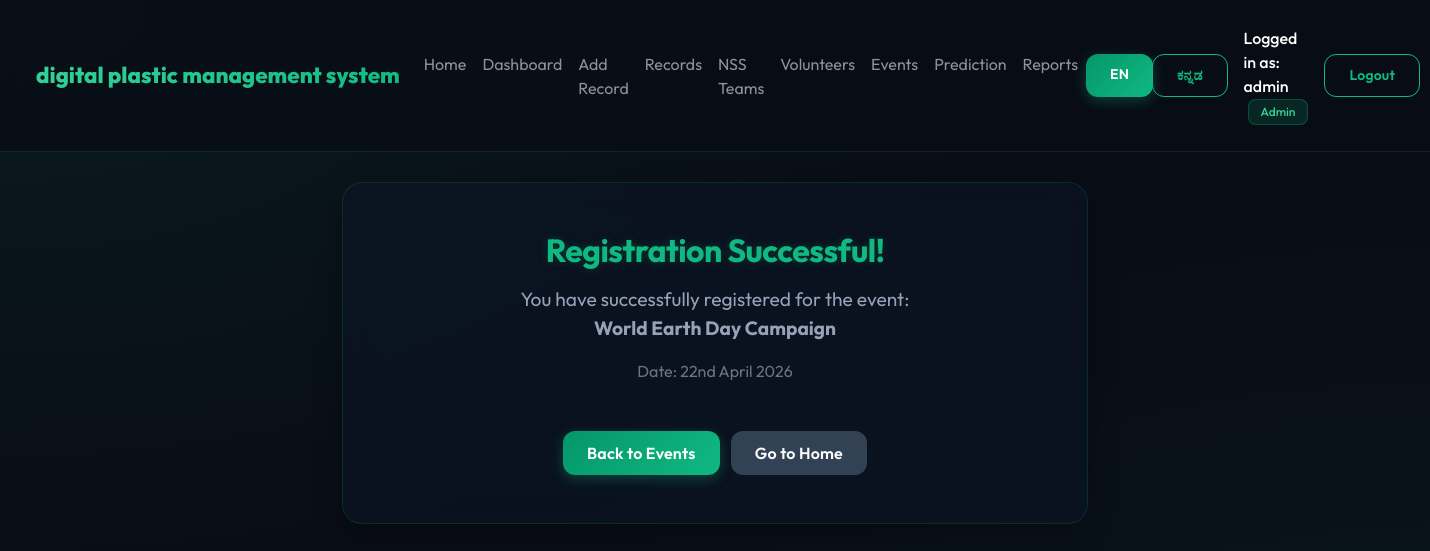
/events/success/1 (signed in), run on the app's committed database.
### app/models.py (models this page shows, shortened)
class User(UserMixin, db.Model):
    __tablename__ = 'users'
    id = db.Column(db.Integer, primary_key=True)
    username = db.Column(db.String(100), nullable=False, unique=True)
    password = db.Column(db.String(200), nullable=False)
    role = db.Column(db.String(20), default='user')  # roles: 'admin', 'user'
    is_superuser = db.Column(db.Boolean, default=False)
    def is_admin(self):
        return self.role == 'admin' or self.is_superuser

class Event(db.Model):
    __tablename__ = 'events'
    id = db.Column(db.Integer, primary_key=True)
    name = db.Column(db.String(200), nullable=False)
    event_date = db.Column(db.String(50), nullable=False)
    description = db.Column(db.Text)
    is_fixed = db.Column(db.Boolean, default=False)
    registrations = db.relationship('EventRegistration', backref='event', lazy=True, cascade="all, delete-orphan")

### app/routes/events.py (the view)
@events_bp.route('/events/success/<int:event_id>')
@login_required
def registration_success(event_id):
    event = Event.query.get_or_404(event_id)
    return render_template('event_success.html', event=event)

### app/i18n.py (called while the page is built)
def get_locale():
    return session.get("lang", "en")

def translate(key, **kwargs):
    language = get_locale()
    template = TRANSLATIONS.get(language, {}).get(key)
    if template is None:
        template = TRANSLATIONS["en"].get(key, key)
    return template.format(**kwargs) if kwargs else template

def localize_text(text):
    if text is None:
        return ""
    language = get_locale()
    return DYNAMIC_LABELS.get(language, {}).get(text, text)

def get_dynamic_labels():
    return DYNAMIC_LABELS.get(get_locale(), {})

### app/templates/event_success.html
{% extends 'base.html' %}
{% block content %}
<div class="row justify-content-center">
    <div class="col-md-7">
        <div class="glass-container text-center py-5">
            <h2 class="text-success mb-3">{{ t('registration_successful') }}</h2>
            <p class="tagline">{{ t('registration_success_message') }}<br><strong>{{ localize(event.name) }}</strong></p>
            <p class="text-secondary mt-3">{{ t('date') }}: {{ event.event_date }}</p>
            <div class="mt-5">
                <a href="{{ url_for('events.events') }}" class="btn btn-success me-2">{{ t('back_to_events') }}</a>
                <a href="/" class="btn btn-secondary">{{ t('go_to_home') }}</a>
            </div>
        </div>
    </div>
</div>
{% endblock %}

### app/templates/base.html (shortened to what this page needs)
<!DOCTYPE html>
<html lang="{{ current_language }}">
<head>
    <link rel="stylesheet" href="https://cdn.jsdelivr.net/npm/bootstrap@5.3.0/dist/css/bootstrap.min.css">
    <link rel="stylesheet" href="{{ url_for('static', filename='css/style.css') }}">
</head>
<body class="{% block body_class %}{% endblock %}">
    <nav class="navbar navbar-expand-lg navbar-dark no-print">
        <div class="container-fluid">
            <a class="navbar-brand" href="{{ url_for('data.index') }}">
                <span>{{ t('brand_name') }}</span>
            </a>
            <div class="collapse navbar-collapse" id="navbarContent">
                {% if current_user.is_authenticated %}
                <ul class="navbar-nav me-auto mb-2 mb-lg-0">
                    <li class="nav-item"><a class="nav-link" href="{{ url_for('data.index') }}">{{ t('home') }}</a></li>
                    <li class="nav-item"><a class="nav-link" href="{{ url_for('analysis.dashboard') }}">{{ t('dashboard') }}</a></li>
                    <li class="nav-item"><a class="nav-link" href="{{ url_for('data.entry') }}">{{ t('add_record') }}</a></li>
                    <li class="nav-item"><a class="nav-link" href="{{ url_for('data.records') }}">{{ t('records') }}</a></li>
                    <li class="nav-item"><a class="nav-link" href="{{ url_for('nss.nss_teams') }}">{{ t('nss_teams') }}</a></li>
                    <li class="nav-item"><a class="nav-link" href="{{ url_for('nss.volunteers') }}">{{ t('volunteers') }}</a></li>
                    <li class="nav-item"><a class="nav-link" href="{{ url_for('events.events') }}">{{ t('events') }}</a></li>
                    <li class="nav-item"><a class="nav-link" href="{{ url_for('predict.prediction') }}">{{ t('prediction') }}</a></li>
                    {% if current_user.is_admin() %}
                    <li class="nav-item"><a class="nav-link" href="{{ url_for('report.report') }}">{{ t('reports') }}</a></li>
                    {% endif %}
                </ul>
                <div class="d-flex align-items-center">
                    <div class="btn-group btn-group-sm me-3" role="group" aria-label="{{ t('language') }}">
                        <a href="{{ url_for('set_language', lang='en') }}" class="btn {% if current_language == 'en' %}btn-success{% else %}btn-outline-success{% endif %}">EN</a>
                        <a href="{{ url_for('set_language', lang='kn') }}" class="btn {% if current_language == 'kn' %}btn-success{% else %}btn-outline-success{% endif %}">ಕನ್ನಡ</a>
                    </div>
                    <span class="navbar-text text-white me-3">
                        {{ t('logged_in_as') }}: {{ current_user.username }}
                        <span class="badge bg-success ms-1 text-capitalize">{{ t('admin' if current_user.is_admin() else 'user') }}</span>
                    </span>
                    <a href="{{ url_for('auth.logout') }}" class="btn btn-outline-success btn-sm">{{ t('logout') }}</a>
                </div>
                {% endif %}
            </div>
        </div>
    </nav>
    <div class="container mt-4">
        {% block content %}{% endblock %}
    </div>
</body>
</html>

### app/static/css/style.css (style rules this page uses)
:root { --bg-dark: #090d16; --bg-glass: rgba(15, 23, 42, 0.45); --border-glass: rgba(16, 185, 129, 0.15); --border-glass-hover: rgba(16, 185, 129, 0.35); --accent-emerald: #10b981; --accent-glow: #34d399; --accent-dark: #065f46; --text-primary: #f8fafc; --text-secondary: #94a3b8; --text-muted: #64748b; --bg-card: rgba(30, 41, 59, 0.5); --bg-input: rgba(15, 23, 42, 0.6); }
* { box-sizing: border-box; margin: 0; padding: 0; }
body { background-color: var(--bg-dark); background-image: radial-gradient(at 0% 0%, rgba(16, 185, 129, 0.08) 0px, transparent 50%), radial-gradient(at 100% 100%, rgba(6, 95, 70, 0.12) 0px, transparent 50%); color: var(--text-primary); font-family: 'Outfit', sans-serif; min-height: 100vh; padding-bottom: 50px; }
.glass-container { background: var(--bg-glass); backdrop-filter: blur(16px); -webkit-backdrop-filter: blur(16px); border: 1px solid var(--border-glass); border-radius: 20px; box-shadow: 0 10px 30px 0 rgba(0, 0, 0, 0.3); padding: 30px; margin-bottom: 30px; transition: border-color 0.3s ease; }
h1, h2, h3, h4, h5, h6 { color: var(--text-primary); font-weight: 700; letter-spacing: -0.5px; }
.text-success { color: var(--accent-emerald) !important; text-shadow: 0 0 10px rgba(16, 185, 129, 0.25); }
.tagline, .prediction-tagline { font-size: 1.2rem !important; font-weight: 400 !important; color: var(--text-secondary) !important; margin-top: 10px; }
.navbar { background: rgba(9, 13, 22, 0.8) !important; backdrop-filter: blur(12px); -webkit-backdrop-filter: blur(12px); border-bottom: 1px solid var(--border-glass); padding: 18px 24px; margin-bottom: 30px; }
.navbar-brand { font-size: 1.4rem; font-weight: 800; background: linear-gradient(135deg, #34d399, #10b981); -webkit-background-clip: text; -webkit-text-fill-color: transparent; display: flex; align-items: center; gap: 8px; }
.navbar-text { font-weight: 500; }
.btn { border-radius: 12px !important; padding: 10px 24px !important; font-weight: 600 !important; letter-spacing: 0.2px; transition: all 0.3s cubic-bezier(0.4, 0, 0.2, 1) !important; }
.btn-success { background: linear-gradient(135deg, #059669, #10b981) !important; border: none !important; box-shadow: 0 4px 14px rgba(16, 185, 129, 0.3); }
.btn-outline-success { border: 1.5px solid var(--accent-emerald) !important; background: transparent !important; color: var(--accent-emerald) !important; }
.btn-secondary { background: #334155 !important; border: none !important; color: var(--text-primary) !important; }
.badge { padding: 6px 12px !important; border-radius: 8px !important; font-weight: 500 !important; }
.bg-success { background-color: rgba(16, 185, 129, 0.15) !important; border: 1px solid rgba(16, 185, 129, 0.3) !important; color: var(--accent-glow) !important; }

### data on the page
User: username "admin", role "Admin"
Event: name "World Earth Day Campaign", event_date "22nd April 2026"

### other printed values
{{ t('brand_name') }} "digital plastic management system"
{{ t('home') }} "Home"
{{ t('dashboard') }} "Dashboard"
{{ t('add_record') }} "Add Record"
{{ t('records') }} "Records"
{{ t('nss_teams') }} "NSS Teams"
{{ t('volunteers') }} "Volunteers"
{{ t('events') }} "Events"
{{ t('prediction') }} "Prediction"
{{ t('reports') }} "Reports"
{{ t('logged_in_as') }} "Logged in as"
{{ t('logout') }} "Logout"
{{ t('registration_successful') }} "Registration Successful!"
{{ t('registration_success_message') }} "You have successfully registered for the event:"
{{ t('date') }} "Date"
